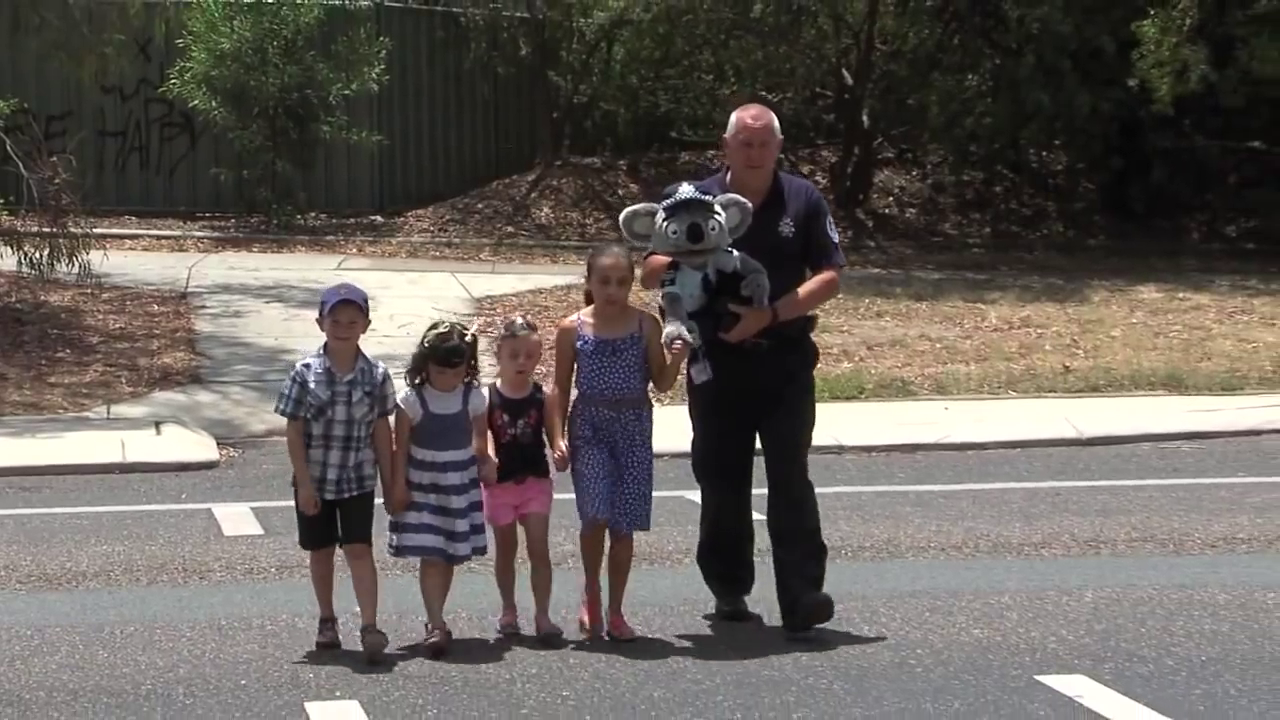
#> input picture frame 9 of 2.mp4, 1280 x 720 px
$ python video_dettect.py
#> lines starting #> are read from the running program, lines starting #| are printed output that depends on the picture; after the words box and inside, x2 and y2 are one past the last pixel; in counts of white or black regions, pixels touching at a corner belong together
import cv2
import imutils

# Initializing the HOG person

hog = cv2.HOGDescriptor()
hog.setSVMDetector(cv2.HOGDescriptor_getDefaultPeopleDetector())

cap = cv2.VideoCapture('2.mp4')

while cap.isOpened():
    # Reading the video stream
    ret, image = cap.read()
#> image is the input picture: shape (720, 1280, 3); mean B, G, R 91.5, 96.5, 102.4
    if ret:
        image = imutils.resize(image, width=min(400, image.shape[1]))
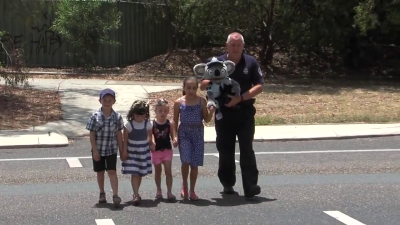
#> image: shape (225, 400, 3); mean B, G, R 91.5, 96.5, 102.4
        (regions, _) = hog.detectMultiScale(image,winStride=(8, 8),padding=(8, 8),scale=1.05)
#> regions = [[128, 79, 71, 141], [71, 79, 75, 146], [186, 27, 98, 197]]
        # Drawing the regions in the
        # Image
        for (x, y, w, h) in regions:
            cv2.rectangle(image, (x, y),(x + w, y + h), (0, 0, 255), 2)
            cv2.putText(image, 'People', (x, y-10), cv2.FONT_HERSHEY_SIMPLEX, 0.5, (0,0,255), 2)
#> this loop made 3 passes
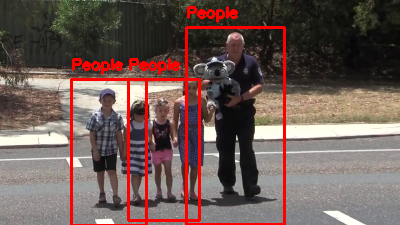
#> image: shape (225, 400, 3); 5.74% of pixels changed, all inside (x1, y1, x2, y2) = (70, 6, 286, 225)
        # Showing the output Image
        cv2.imshow("Image", image)
        if cv2.waitKey(25) & 0xFF == ord('q'):
#> (key q is pressed here)
            break
    else:
        break

cap.release()
cv2.destroyAllWindows()

$ run again, starting later in the video
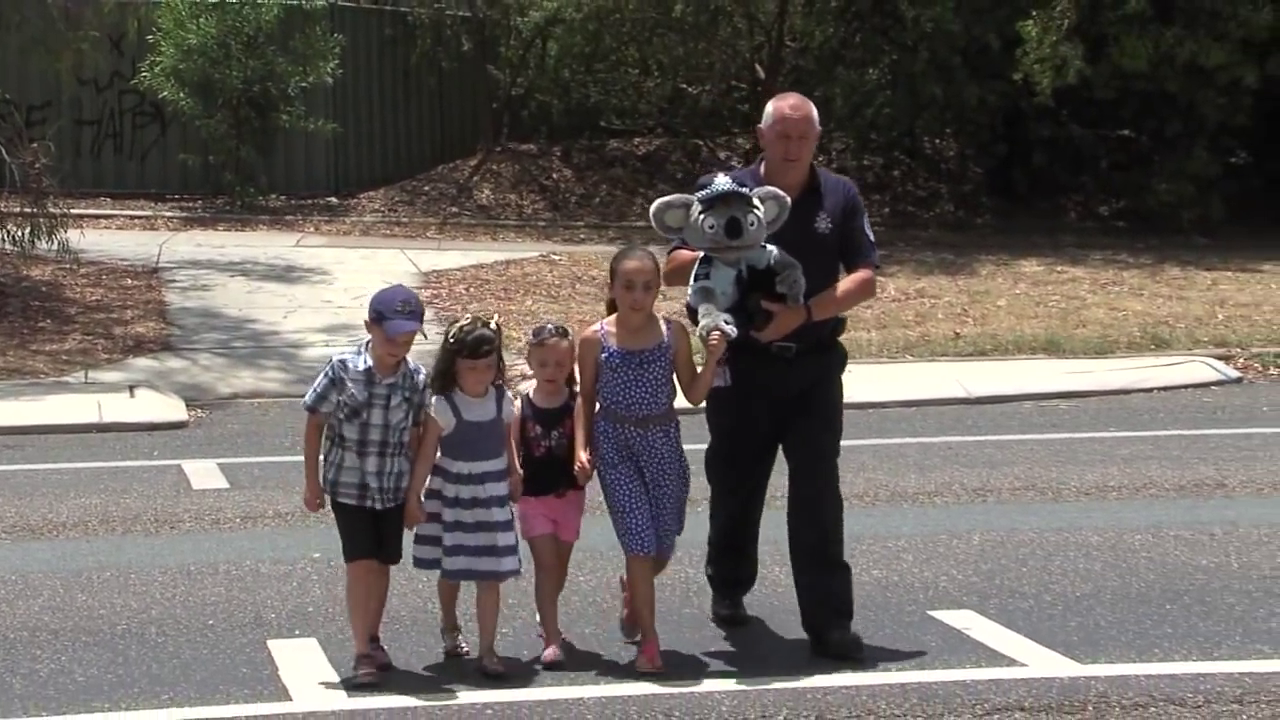
#> input picture frame 42 of 2.mp4, 1280 x 720 px
#> image is the input picture: shape (720, 1280, 3); mean B, G, R 94.3, 98.8, 104.9
#> `image = imutils.resize(image, width=min(400, image.shape[1]))`:
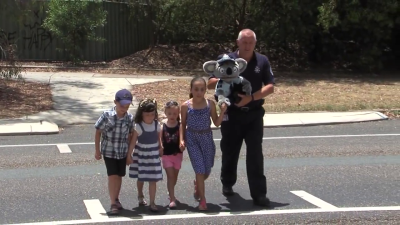
#> image: shape (225, 400, 3); mean B, G, R 94.3, 98.8, 105
#> regions = [[80, 82, 74, 143], [161, 64, 86, 161], [195, 11, 104, 208]]
#> the loop `for (x, y, w, h) in regions:` made 3 passes
#> after the loop `for (x, y, w, h) in regions:`:
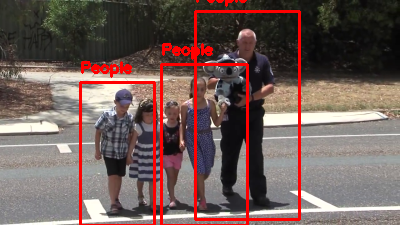
#> image: shape (225, 400, 3); 5.72% of pixels changed, all inside (x1, y1, x2, y2) = (79, 0, 301, 225)

$ run again, starting later in the video
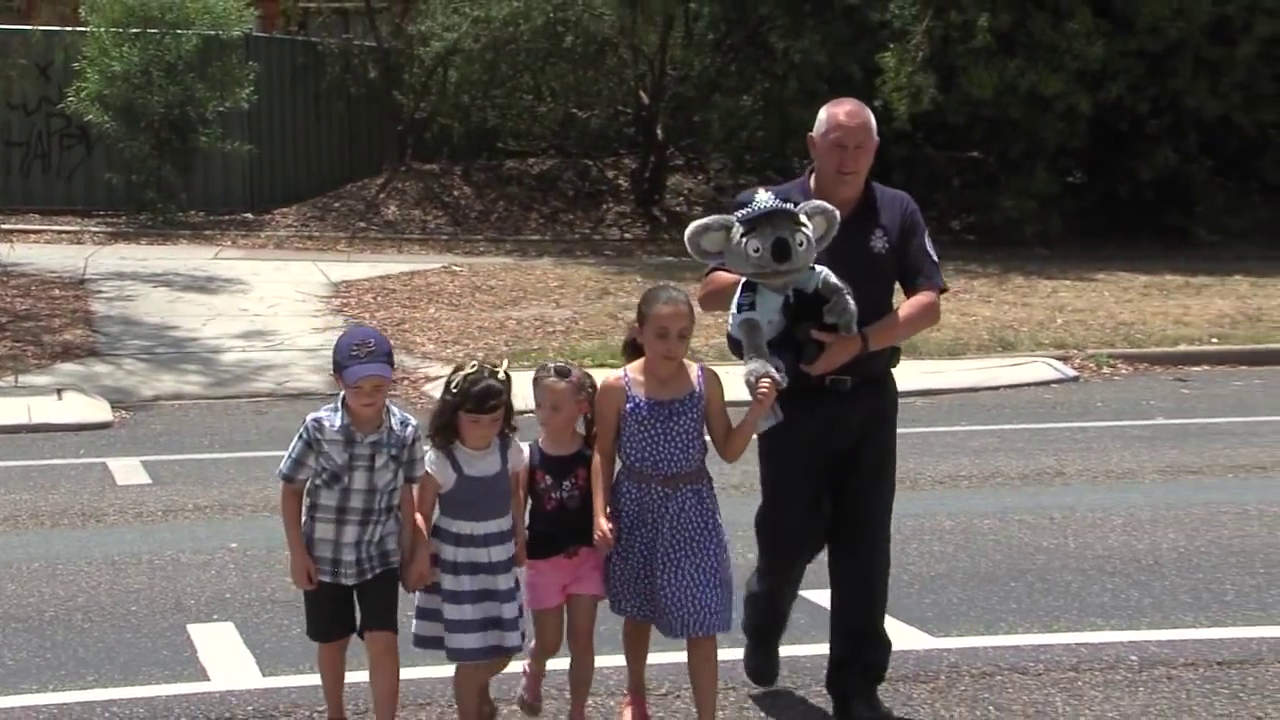
#> input picture frame 76 of 2.mp4, 1280 x 720 px
#> image is the input picture: shape (720, 1280, 3); mean B, G, R 88.7, 93.2, 100.1
#> `image = imutils.resize(image, width=min(400, image.shape[1]))`:
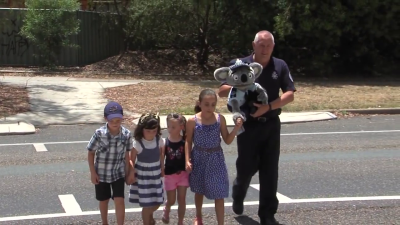
#> image: shape (225, 400, 3); mean B, G, R 88.7, 93.2, 100.1
#> regions = ()
